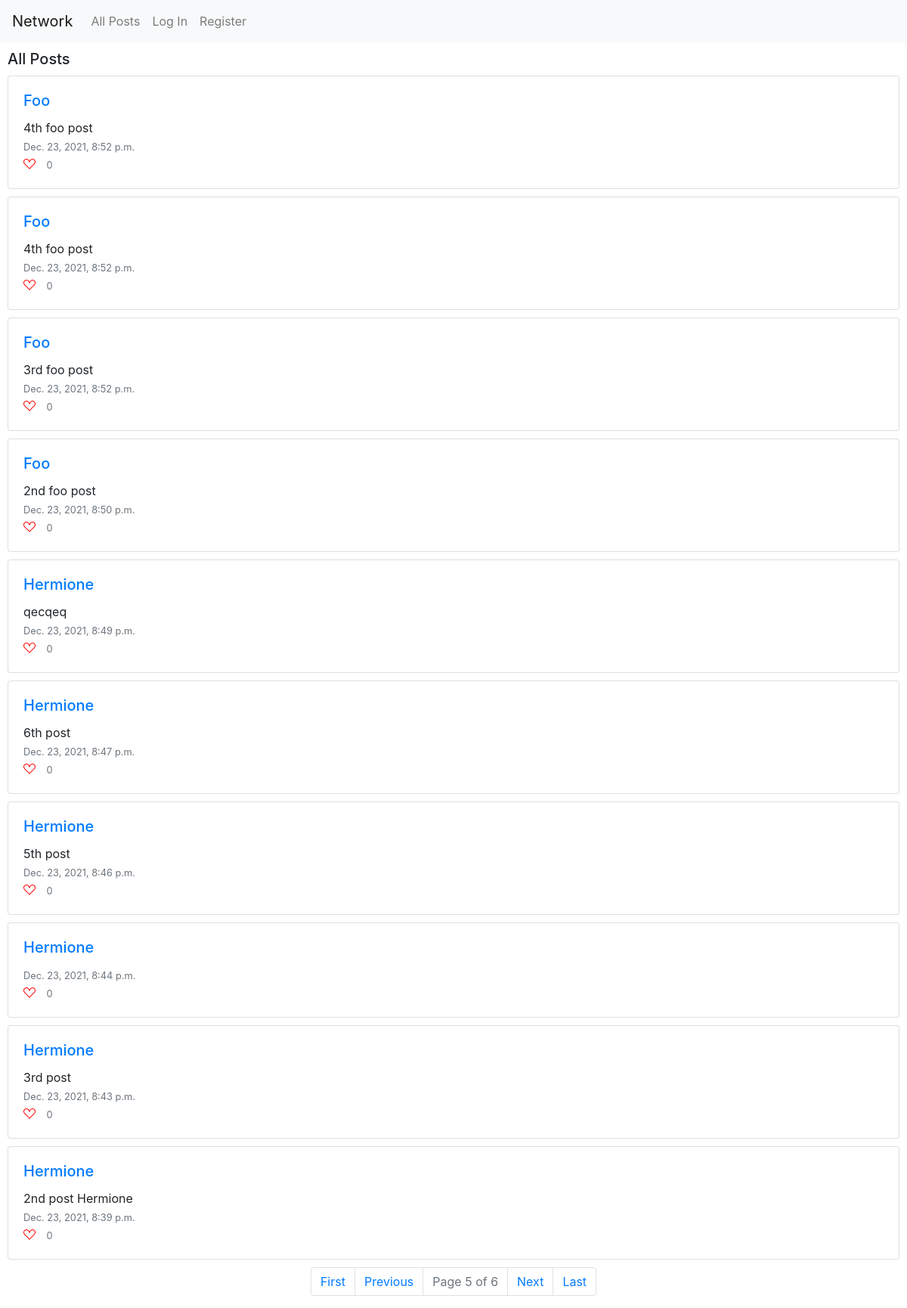
The app's page /?page=5 with its own data.
### network/models.py (models this page shows, shortened)
class Post(models.Model):
    poster = ForeignKey(User, on_delete=models.CASCADE, related_name="posts")
    content = TextField(blank=True)
    timestamp = models.DateTimeField(auto_now_add=True)
    likes = ManyToManyField(User, blank=True, related_name="liked_posts")
    def NumberLikes(self):
        return self.likes.count()

class User(AbstractUser):
    def __str__(self):
        return f"{self.username}"

### network/views.py (the view)
# urls.py: path("", views.index, name="index"),
def index(request):
    all_posts = Post.objects.all()
    all_posts = all_posts.order_by("-timestamp").all()
    paginator = Paginator(all_posts, 10)
    if request.GET.get('page'):
        page_number = request.GET.get('page')
    else:
        page_number = 1
    page_obj = paginator.get_page(page_number)
    return render(request, 'network/index.html', {
        'page_obj': page_obj,
        "form": PostForm()
    })

### network/templates/network/index.html (shortened to what this page needs)
{% extends "network/layout.html" %}
{% load static %}
{% block body %}
    <div id="session_name">
        <h5>All Posts</h5>
    </div>
    {% include "./display_posts.html" %}
{% endblock %}

### network/templates/network/display_posts.html (shortened to what this page needs)
{% if page_obj %}
    <div id="session_posts">
        {% for post in page_obj %}
            <div class="card">
                <div class="card-body" data-post_id = {{post.id}}>
                    <h5 class="card-title"> <a href="{% url 'user_page' post.poster %}">{{post.poster}}</a> </h5>
                    <div id="content">
                        <p class="card-text" id="post_content"> {{ post.content }}</p>
                    </div>
                    <p class="card-text"> <small class="text-muted">{{post.timestamp}}</small></p>
                    {% if user.is_authenticated%}
                        {% if user in post.set_liked_by %}
                            <i class="bi bi-suit-heart-fill" id="like_button"></i>
                        {% else %}
                            <i class="bi bi-suit-heart" id="like_button"></i>
                        {% endif%}
                    {% else %}
                        <i class="bi bi-suit-heart" id="like_button_disabled"> </i>
                    {% endif %}
                    <small class="text-muted" id="likes_number"> {{ post.NumberLikes }} </small>
                </div>
            </div>
        {% endfor %}
    </div>
    <nav aria-label="Page navigation example">
    <ul class="pagination justify-content-center">
        {% if page_obj.has_previous %}
            <li class="page-item"><a class="page-link" href="?page=1">First</a></li>
            <li class="page-item"><a class="page-link" href="?page={{ page_obj.previous_page_number }}">Previous</a></li>
        {% else %}
            <li class="page-item disabled"><a class="page-link" href="?page=1">First</a></li>
            <li class="page-item disabled"><a class="page-link" href="#">Previous</a></li>
        {% endif %}
        <li class="page-item disabled"><a class="page-link" href="#">Page {{ page_obj.number }} of {{ page_obj.paginator.num_pages }}</a></li>
        {% if page_obj.has_next %}
            <li class="page-item"><a class="page-link" href="?page={{ page_obj.next_page_number }}">Next</a></li>
            <li class="page-item"><a class="page-link" href="?page={{ page_obj.paginator.num_pages }}">Last</a></li>
        {% else %}
        <li class="page-item disabled"><a class="page-link" href="#">Next</a></li>
        <li class="page-item disabled"><a class="page-link" href="?page={{ page_obj.paginator.num_pages }}">Last</a></li>
        {% endif %}
    </ul>
    </nav>
{% endif %}

### network/static/network/styles.css (style rules this page uses)
.card { margin: 10px; }
.card-text { margin-bottom: 0px; }
.bi { color: red; width: 1em; }
#likes_number { margin-left: 10px; }
#session_name { margin: 10px; }

### records on screen
Post: poster "Foo", content "4th foo post", timestamp "Dec. 23, 2021, 8:52 p.m.", NumberLikes "0"
Post: poster "Foo", content "4th foo post", timestamp "Dec. 23, 2021, 8:52 p.m.", NumberLikes "0"
Post: poster "Foo", content "3rd foo post", timestamp "Dec. 23, 2021, 8:52 p.m.", NumberLikes "0"
Post: poster "Foo", content "2nd foo post", timestamp "Dec. 23, 2021, 8:50 p.m.", NumberLikes "0"
Post: poster "Hermione", content "qecqeq", timestamp "Dec. 23, 2021, 8:49 p.m.", NumberLikes "0"
Post: poster "Hermione", content "6th post", timestamp "Dec. 23, 2021, 8:47 p.m.", NumberLikes "0"
Post: poster "Hermione", content "5th post", timestamp "Dec. 23, 2021, 8:46 p.m.", NumberLikes "0"
Post: poster "Hermione", timestamp "Dec. 23, 2021, 8:44 p.m.", NumberLikes "0"
Post: poster "Hermione", content "3rd post", timestamp "Dec. 23, 2021, 8:43 p.m.", NumberLikes "0"
Post: poster "Hermione", content "2nd post Hermione", timestamp "Dec. 23, 2021, 8:39 p.m.", NumberLikes "0"

### other values on screen
{{ page_obj.number }} "5"
{{ page_obj.paginator.num_pages }} "6"
